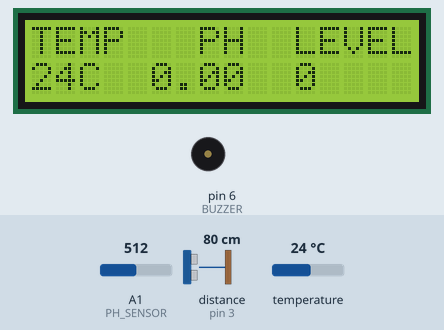
Recording of a sketch running on a simulated Arduino Uno, built with avr-gcc and run on an emulated ATmega328P. Parts: 16×2 character LCD, buzzer (waves = sounding). The inputs (shaded band) are chosen by the test bench; at power-on: distance to the obstacle (sensor on pin 3) 80 cm, temperature 24 °C, A1 (PH_SENSOR) = 512. The echo pulse lasts 58.3 µs per cm; what the sketch prints to the serial monitor is not drawn.

Above: at 1.2 s.
1.3 s: distance to the obstacle (sensor on pin 3) set to 2 cm
At 3.9 s:
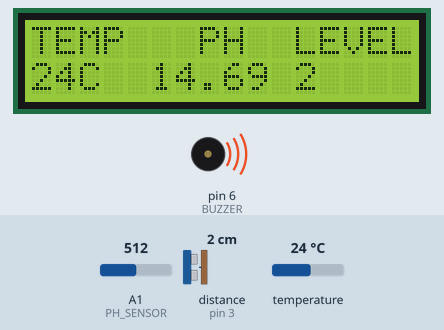
4.2 s: temperature set to 12 °C
At 5.5 s:
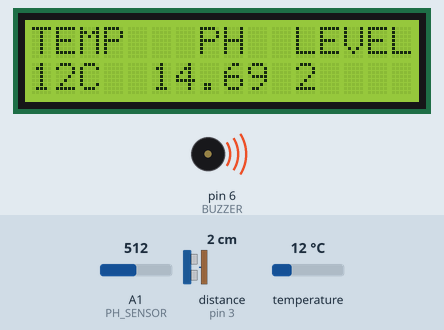
6.0 s: A1 (PH_SENSOR) set to 716
At 7.8 s:
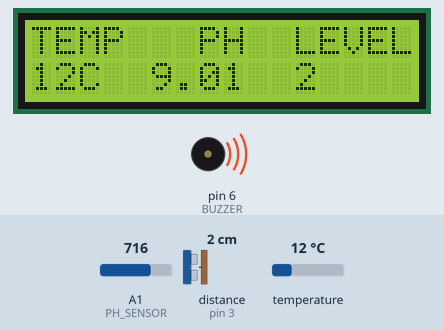
8.6 s: distance to the obstacle (sensor on pin 3) set to 18 cm
At 10.9 s:
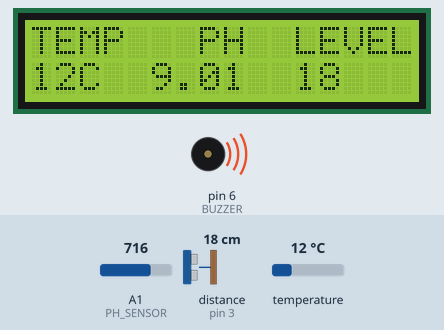
11.4 s: temperature set to 19 °C
At 12.5 s:
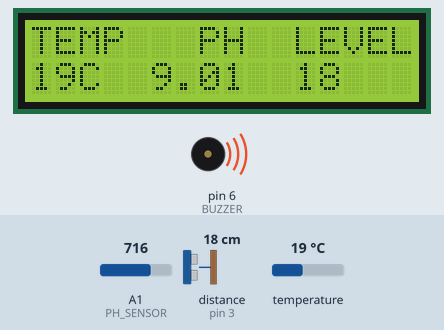
13.2 s: A1 (PH_SENSOR) set to 900
At 14.9 s:
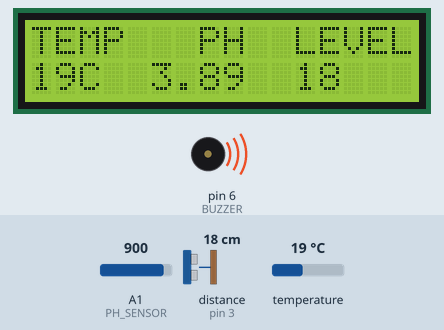
Timing chart, 0 to 16.4 s (numbered marks = the images above; inputs shaded):
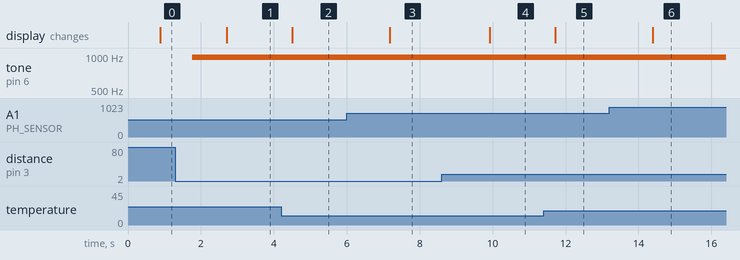

The sketch:

NDU2413_water_monitor.ino
```cpp
#include "water_monitor.h"

#define BUZZER 6
#define PH_LOWER_LEVEL      6.5
#define PH_UPPER_LEVEL      9.0
#define TEMP_LOWER_LEVEL    20
#define TEMP_UPPER_LEVEL    32
#define DEPTH_LOWER_LEVEL   5
#define DEPTH_UPPER_LEVEL   10

WATER_PARAMS water_params;

void soundBuzzer(void)
{
    static unsigned long buzzer_millis = 0;
    if(millis() - buzzer_millis > 1500)
    {
        // tone(BUZZER, 4000, 100);
        analogWrite(BUZZER, 180);
        delay(60);
        analogWrite(BUZZER, 0);
        buzzer_millis = millis();
    }
}

void setup()
{
    #ifdef DEBUG_WATER_MONITOR
        Serial.begin(9600);
    #endif

    pinMode(BUZZER, OUTPUT);

    display_init();
    sensors_init;

    #ifdef DEBUG_WATER_MONITOR
        Serial.println("Init complete");
    #endif
}


void loop()
{
    sensors_readValues();
    display_update();

    if(
        (water_params.ph_level    < PH_LOWER_LEVEL)   ||
        (water_params.ph_level    > PH_UPPER_LEVEL)   ||
        (water_params.temperature < TEMP_LOWER_LEVEL) ||
        (water_params.temperature > TEMP_UPPER_LEVEL) ||
        (water_params.depth       < DEPTH_LOWER_LEVEL)||
        (water_params.depth       > DEPTH_UPPER_LEVEL)
    )
    {
        soundBuzzer();
    }
}
```

display.ino
```cpp
#include "water_monitor.h"
#include <Wire.h>
#include <LiquidCrystal_PCF8574.h>

#define DISPLAY_INTERVAL    500

LiquidCrystal_PCF8574 lcd(0x27);
WATER_PARAMS display_params;
unsigned long display_millis;

void display_init(void)
{
    Wire.begin();
    Wire.beginTransmission(0x27);
    int error = Wire.endTransmission();

    lcd.begin(16, 2);
    lcd.setBacklight(255);

    lcd.clear();
    lcd.print("TEMP   PH  LEVEL");
    lcd.print("27C  14.14  50cm");
    lcd.setCursor(0,1);

    display_params.depth = 50;
    display_params.ph_level = 14.0;
    display_params.temperature = 100;
}


void display_update(void)
{
    if(millis() - display_millis < DISPLAY_INTERVAL) return;

    display_millis = millis();

    if(display_params.temperature != water_params.temperature)
    {
        display_params.temperature = water_params.temperature;
        lcd.setCursor(0,1);
        lcd.print("     ");
        lcd.setCursor(0,1);
        lcd.print(water_params.temperature);
        lcd.print("C");

    }

    if(display_params.ph_level != water_params.ph_level)
    {
        display_params.ph_level = water_params.ph_level;
        lcd.setCursor(5,1);
        lcd.print("      ");
        lcd.setCursor(5,1);
        lcd.print(water_params.ph_level);
    }

    if(display_params.depth != water_params.depth)
    {
        display_params.depth = water_params.depth;
        lcd.setCursor(11,1);
        lcd.print("     ");
        lcd.setCursor(11,1);
        lcd.print(water_params.depth);
    }


}
```

sensors.ino
```cpp
#include "water_monitor.h"
#include <NewPing.h>
#include <DallasTemperature.h>
#include <OneWire.h>

#define TEMP_SENSOR     7
#define PH_SENSOR       A1
#define TRIG_PIN        2
#define ECHO_PIN        3
#define MAX_DISTANCE    50
#define PH_FACTOR       28.94

OneWire oneWire(TEMP_SENSOR);
DallasTemperature tempSensor(&oneWire);
NewPing sonar(TRIG_PIN, ECHO_PIN, MAX_DISTANCE);

uint8_t read_cycle = 0;

void readTemp(void)
{
    tempSensor.requestTemperatures();

    float temp = tempSensor.getTempCByIndex(0);
    #ifdef DEBUG_WATER_MONITOR
        Serial.print("temp: ");
        Serial.println(temp);
    #endif

    if(temp > 0.0 && temp < 180.0)
    {
        water_params.temperature = (uint8_t)temp;
    }
    else{
        water_params.temperature = 0;
    }
}

void readPH(void)
{
    int buffer_arr[10], tempval;
    for(int i=0; i<10; i++)
    {
        buffer_arr[i] = analogRead(PH_SENSOR);
        delay(10);
    }

    for(int i=0;i<9;i++)
    {
        for(int j=i+1;j<10;j++)
        {
            if(buffer_arr[i]>buffer_arr[j])
            {
                tempval = buffer_arr[i];
                buffer_arr[i] = buffer_arr[j];
                buffer_arr[j] = tempval;
            }
        }
    }

    unsigned long avgval = 0;
    for(int i=2; i<8; i++)
        avgval += buffer_arr[i];

    float volt = (float)avgval*5.0/1024/6;
    float ph_act = -5.70 * volt + PH_FACTOR;
    #ifdef DEBUG_WATER_MONITOR
        Serial.print("ph: ");
        Serial.println(ph_act);
    #endif
    if(ph_act > 0.0 && ph_act < 180.0)
    {
        water_params.ph_level = ph_act;
    }
    else
    {
        water_params.ph_level = 0.0;
    }
}

void readLevel(void)
{
    static unsigned long lastping = 0;
    while(millis() - lastping < 50){delay(10);} //wait for 50ms between pings
    lastping = millis();
    uint16_t distance = sonar.ping_cm();
    #ifdef DEBUG_WATER_MONITOR
        Serial.print("wl: ");
        Serial.println(distance);
    #endif

    if(distance > 0 && distance < 100)
    {
        water_params.depth = distance;
    }
    else
    {
        water_params.ph_level = 0;
    }
}

void sensors_init(void)
{
    tempSensor.begin();
}

void sensors_readValues(void)
{
    if(read_cycle == 0) readTemp();
    else if(read_cycle == 1) readPH();
    else if(read_cycle == 2) readLevel();

    read_cycle = ++read_cycle%3;
}
```

water_monitor.h
```cpp
#ifndef WATER_MONITOR_H
    #define WATER_MONITOR_H

    #define DEBUG_WATER_MONITOR

    typedef struct WATER_PARAMS
    {
        uint8_t temperature;
        float ph_level;
        uint8_t depth;
    }
    WATER_PARAMS;

    extern WATER_PARAMS water_params;

    void display_init(void);
    void display_update(void);

    void sensors_init(void);
    void sensors_readValues(void);

#endif
```

Measured:
- after the input at 1.3 s, the display: changes after 1.4 s (image 1)
- after the input at 4.2 s, the display: changes after 0.31 s (image 2)
- after the input at 6.0 s, the display: changes after 1.2 s (image 3)
- after the input at 8.6 s, the display: changes after 1.3 s (image 4)
- after the input at 11.4 s, the display: changes after 0.32 s (image 5)
- after the input at 13.2 s, the display: changes after 1.2 s (image 6)
